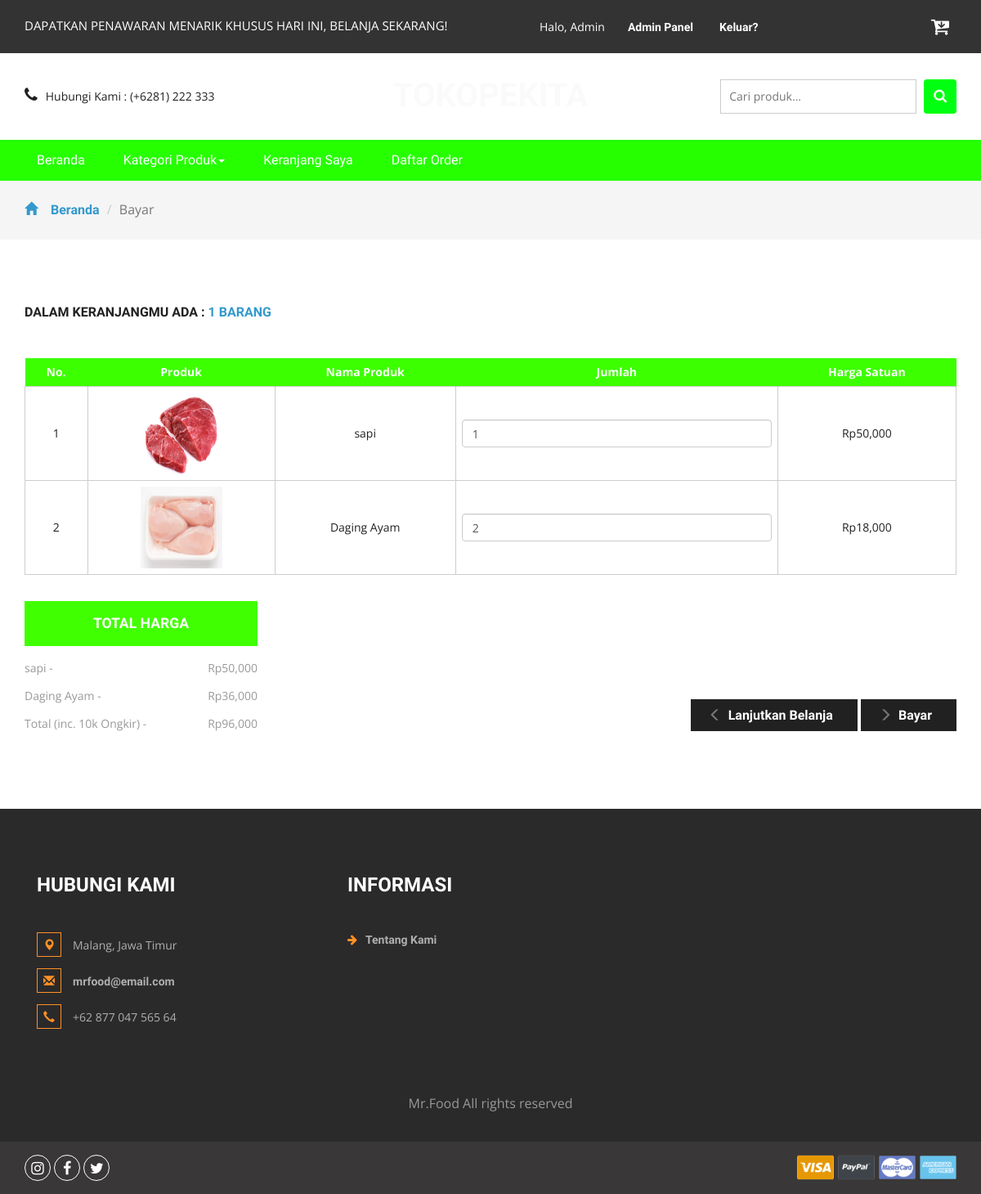
The page /order.php?id=169D99jYkky4. (signed in) on the database its author committed.
### tables this page shows
CREATE TABLE `detailorder` (
  `detailid` int(11) NOT NULL,
  `orderid` varchar(100) NOT NULL,
  `idproduk` int(11) NOT NULL,
  `qty` int(11) NOT NULL
);

CREATE TABLE `produk` (
  `idproduk` int(11) NOT NULL,
  `idkategori` int(11) NOT NULL,
  `namaproduk` varchar(30) NOT NULL,
  `gambar` varchar(100) NOT NULL,
  `deskripsi` varchar(200) NOT NULL,
  `rate` int(11) NOT NULL,
  `hargabefore` int(11) NOT NULL,
  `hargaafter` int(11) NOT NULL,
  `tgldibuat` timestamp NOT NULL DEFAULT current_timestamp(),
  `stok` int(11) NOT NULL
);

### order.php (the view, shortened to what this page needs)
<?php
include 'dbconnect.php';
$idorder = $_GET['id'];
	$uid = $_SESSION['id'];
	$caricart = mysqli_query($conn,"select * from cart where userid='$uid' and status='Cart'");
	$fetc = mysqli_fetch_array($caricart);
	$orderidd = $fetc['orderid'];
	$itungtrans = mysqli_query($conn,"select count(detailid) as jumlahtrans from detailorder where orderid='$orderidd'");
	$itungtrans2 = mysqli_fetch_assoc($itungtrans);
	$itungtrans3 = $itungtrans2['jumlahtrans'];
?>
<!DOCTYPE html>
<html>
<head>
<link href="css/bootstrap.css" rel="stylesheet" type="text/css" media="all" />
<link href="css/style.css" rel="stylesheet" type="text/css" media="all" />
<link href="css/font-awesome.css" rel="stylesheet">
</head>
<body>
	<div class="agileits_header">
		<div class="container">
			<div class="w3l_offers">
				<p>DAPATKAN PENAWARAN MENARIK KHUSUS HARI INI, BELANJA SEKARANG!</p>
			</div>
			<div class="agile-login">
				<ul>
				<?php
				if(!isset($_SESSION['log'])){
					echo '
					<li><a href="registered.php"> Daftar</a></li>
					<li><a href="login.php">Masuk</a></li>
					';
				} else {
					if($_SESSION['role']=='Member'){
					echo '
					<li style="color:white">Halo, '.$_SESSION["name"].'
					<li><a href="logout.php">Keluar?</a></li>
					';
					} else {
					echo '
					<li style="color:white">Halo, '.$_SESSION["name"].'
					<li><a href="admin">Admin Panel</a></li>
					<li><a href="logout.php">Keluar?</a></li>
					';
					};
				}
				?>
				</ul>
			</div>
			<div class="product_list_header">
					<a href="cart.php"><button class="w3view-cart" type="submit" name="submit" value=""><i class="fa fa-cart-arrow-down" aria-hidden="true"></i></button>
					 </a>
			</div>
			<div class="clearfix"> </div>
		</div>
	</div>
	<div class="logo_products">
		<div class="container">
		<div class="w3ls_logo_products_left1">
				<ul class="phone_email">
					<li><i class="fa fa-phone" aria-hidden="true"></i>Hubungi Kami : (+6281) 222 333</li>
				</ul>
			</div>
			<div class="w3ls_logo_products_left">
				<h1><a href="index.php">Tokopekita</a></h1>
			</div>
		<div class="w3l_search">
			<form action="search.php" method="post">
				<input type="search" name="Search" placeholder="Cari produk...">
				<button type="submit" class="btn btn-default search" aria-label="Left Align">
					<i class="fa fa-search" aria-hidden="true"> </i>
				</button>
			</form>
		</div>
			<div class="clearfix"> </div>
		</div>
	</div>
	<div class="navigation-agileits">
		<div class="container">
			<nav class="navbar navbar-default">
							<div class="collapse navbar-collapse" id="bs-megadropdown-tabs">
								<ul class="nav navbar-nav">
									<li class="active"><a href="index.php" class="act">Beranda</a></li>
									<li class="dropdown">
										<a href="#" class="dropdown-toggle" data-toggle="dropdown">Kategori Produk<b class="caret"></b></a>
									</li>
									<li><a href="cart.php">Keranjang Saya</a></li>
									<li><a href="daftarorder.php">Daftar Order</a></li>
								</ul>
							</div>
							</nav>
			</div>
		</div>
	<div class="breadcrumbs">
		<div class="container">
			<ol class="breadcrumb breadcrumb1">
				<li><a href="index.php"><span class="glyphicon glyphicon-home" aria-hidden="true"></span>Beranda</a></li>
				<li class="active">Bayar</li>
			</ol>
		</div>
	</div>
	<div class="checkout">
		<div class="container">
			<h2>Dalam keranjangmu ada : <span><?php echo $itungtrans3 ?> barang</span></h2>
			<div class="checkout-right">
				<table class="timetable_sub">
					<thead>
						<tr>
							<th>No.</th>
							<th>Produk</th>
							<th>Nama Produk</th>
							<th>Jumlah</th>
							<th>Harga Satuan</th>
						</tr>
					</thead>
					<?php
						$brg=mysqli_query($conn,"SELECT * from detailorder d, produk p where orderid='$idorder' and d.idproduk=p.idproduk order by d.idproduk ASC");
						$no=1;
						while($b=mysqli_fetch_array($brg)){
					?>
					<tr class="rem1"><form method="post">
						<td class="invert"><?php echo $no++ ?></td>
						<td class="invert"><a href="product.php?idproduk=<?php echo $b['idproduk'] ?>"><img src="<?php echo $b['gambar'] ?>" width="100px" height="100px" /></a></td>
						<td class="invert"><?php echo $b['namaproduk'] ?></td>
						<td class="invert">
							 <div class="quantity">
								<div class="quantity-select">
									<input type="number" name="jumlah" class="form-control" height="100px" value="<?php echo $b['qty'] ?>" \>
								</div>
							</div>
						</td>
						<td class="invert">Rp<?php echo number_format($b['hargaafter']) ?></td>
					</tr>
					<?php
						}
					?>
				</table>
			</div>
			<div class="checkout-left">
				<div class="checkout-left-basket">
					<h4>Total Harga</h4>
					<ul>
						<?php
						$brg=mysqli_query($conn,"SELECT * from detailorder d, produk p where orderid='$idorder' and d.idproduk=p.idproduk order by d.idproduk ASC");
						$subtotal = 10000;
						while($b=mysqli_fetch_array($brg)){
						$hrg = $b['hargaafter'];
						$qtyy = $b['qty'];
						$totalharga = $hrg * $qtyy;
						$subtotal += $totalharga
						?>
						<li><?php echo $b['namaproduk']?><i> - </i> <span>Rp<?php echo number_format($totalharga) ?> </span></li>
						<?php
						}
						?>
						<li>Total (inc. 10k Ongkir)<i> - </i> <span>Rp<?php echo number_format($subtotal) ?></span></li>
					</ul>
				</div>
				<div class="checkout-right-basket">
					<a href="index.php"><span class="glyphicon glyphicon-menu-left" aria-hidden="true"></span>Lanjutkan Belanja</a>
					<a href="checkout.php"><span class="glyphicon glyphicon-menu-right" aria-hidden="true"></span>Bayar</a>
				</div>
				<div class="clearfix"> </div>
			</div>
		</div>
	</div>
<div class="footer">
		<div class="container">
			<div class="w3_footer_grids">
				<div class="col-md-4 w3_footer_grid">
					<h3>Hubungi Kami</h3>
					<ul class="address">
						<li><i class="glyphicon glyphicon-map-marker" aria-hidden="true"></i>Malang, Jawa Timur</li>
						<li><i class="glyphicon glyphicon-envelope" aria-hidden="true"></i><a href="mailto:info@email">mrfood@email.com</a></li>
						<li><i class="glyphicon glyphicon-earphone" aria-hidden="true"></i>+62 877 047 565 64</li>
					</ul>
				</div>
				<div class="col-md-3 w3_footer_grid">
					<h3>Informasi</h3>
					<ul class="info">
						<li><i class="fa fa-arrow-right" aria-hidden="true"></i><a href="about.html">Tentang Kami</a></li>
					</ul>
				</div>
				<div class="clearfix"> </div>
			</div>
		</div>
		<div class="footer-copy">
			<div class="container">
				<p>Mr.Food All rights reserved</p>
			</div>
		</div>
	</div>
	<div class="footer-botm">
			<div class="container">
				<div class="w3layouts-foot">
					<ul>
						<li><a href="#" class="w3_agile_instagram"><i class="fa fa-instagram" aria-hidden="true"></i></a></li>
						<li><a href="#" class="w3_agile_facebook"><i class="fa fa-facebook" aria-hidden="true"></i></a></li>
						<li><a href="#" class="agile_twitter"><i class="fa fa-twitter" aria-hidden="true"></i></a></li>
					</ul>
				</div>
				<div class="payment-w3ls">
					<img src="images/card.png" alt=" " class="img-responsive">
				</div>
				<div class="clearfix"> </div>
			</div>
		</div>
<link href="css/skdslider.css" rel="stylesheet">
</body>
</html>

### rows shown on the page
detailorder: idproduk.gambar (picture), idproduk.namaproduk "sapi", jumlah "1", idproduk.hargaafter "50,000", totalharga "50,000"
detailorder: idproduk.gambar (picture), idproduk.namaproduk "Daging Ayam", jumlah "2", idproduk.hargaafter "18,000", totalharga "36,000"

### other values the page prints
$_SESSION["name"] "Admin"
$itungtrans3 "1"
$subtotal "96,000"
